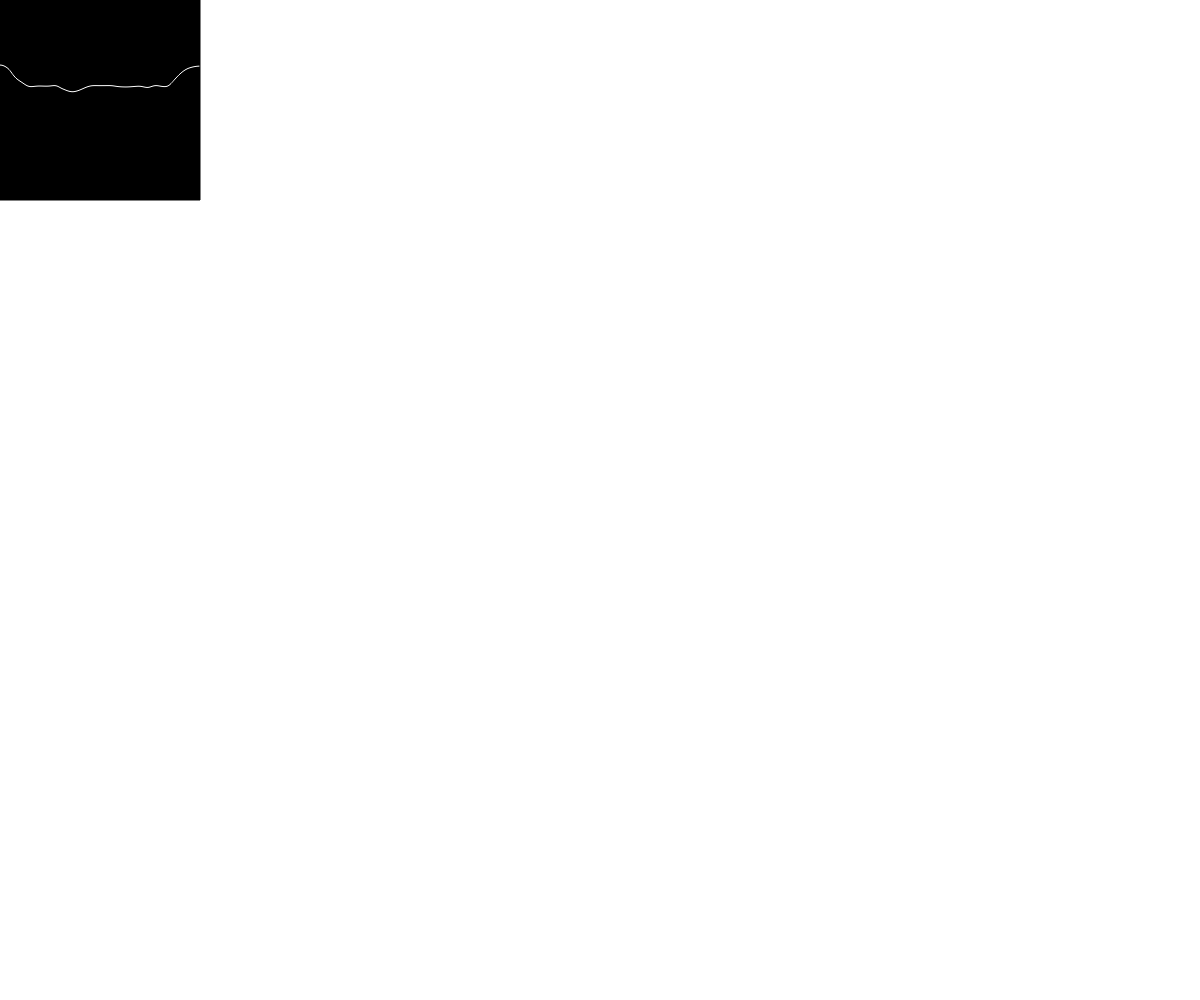
Frame 1 (no input)
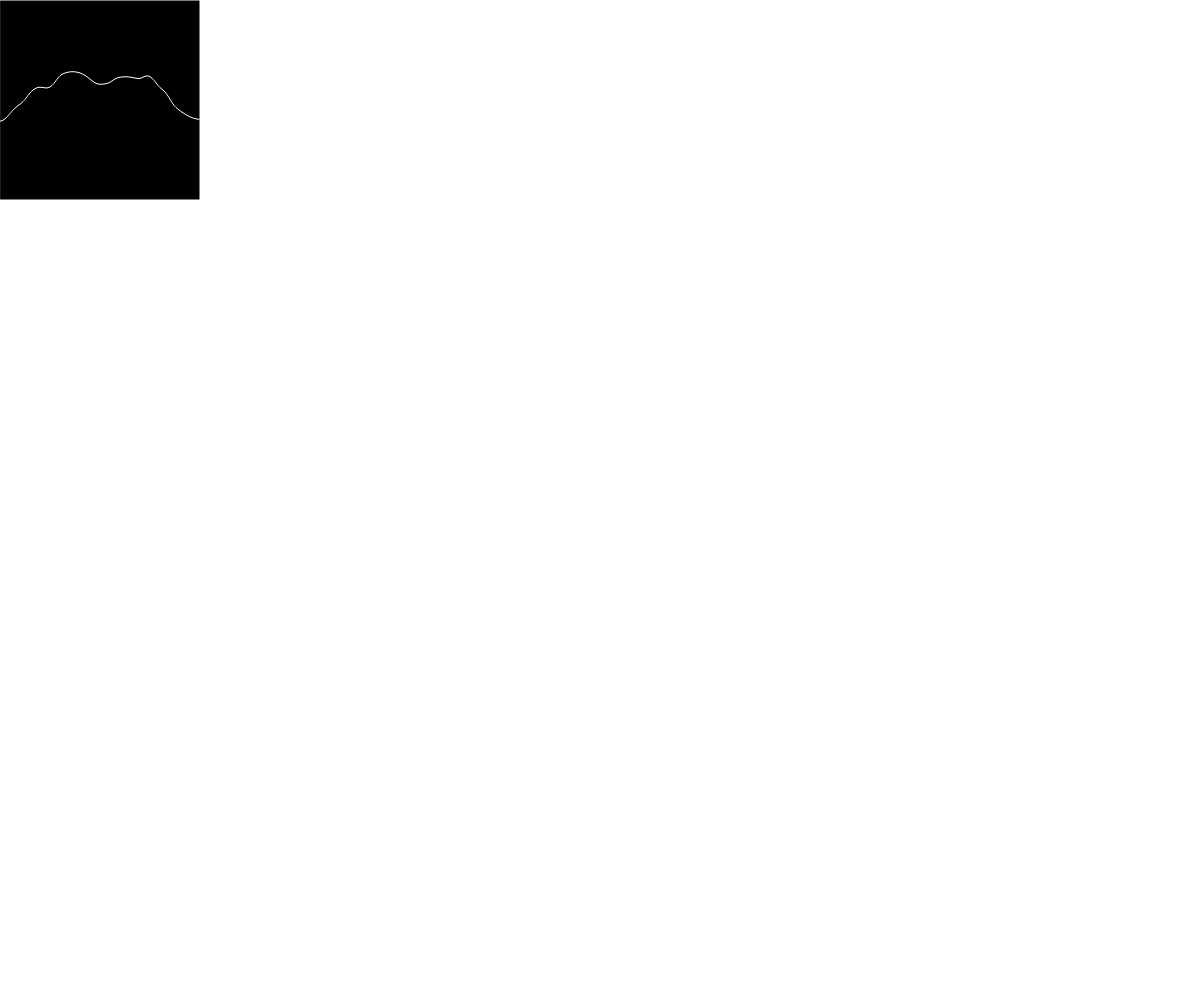
Frame 60 (no input)
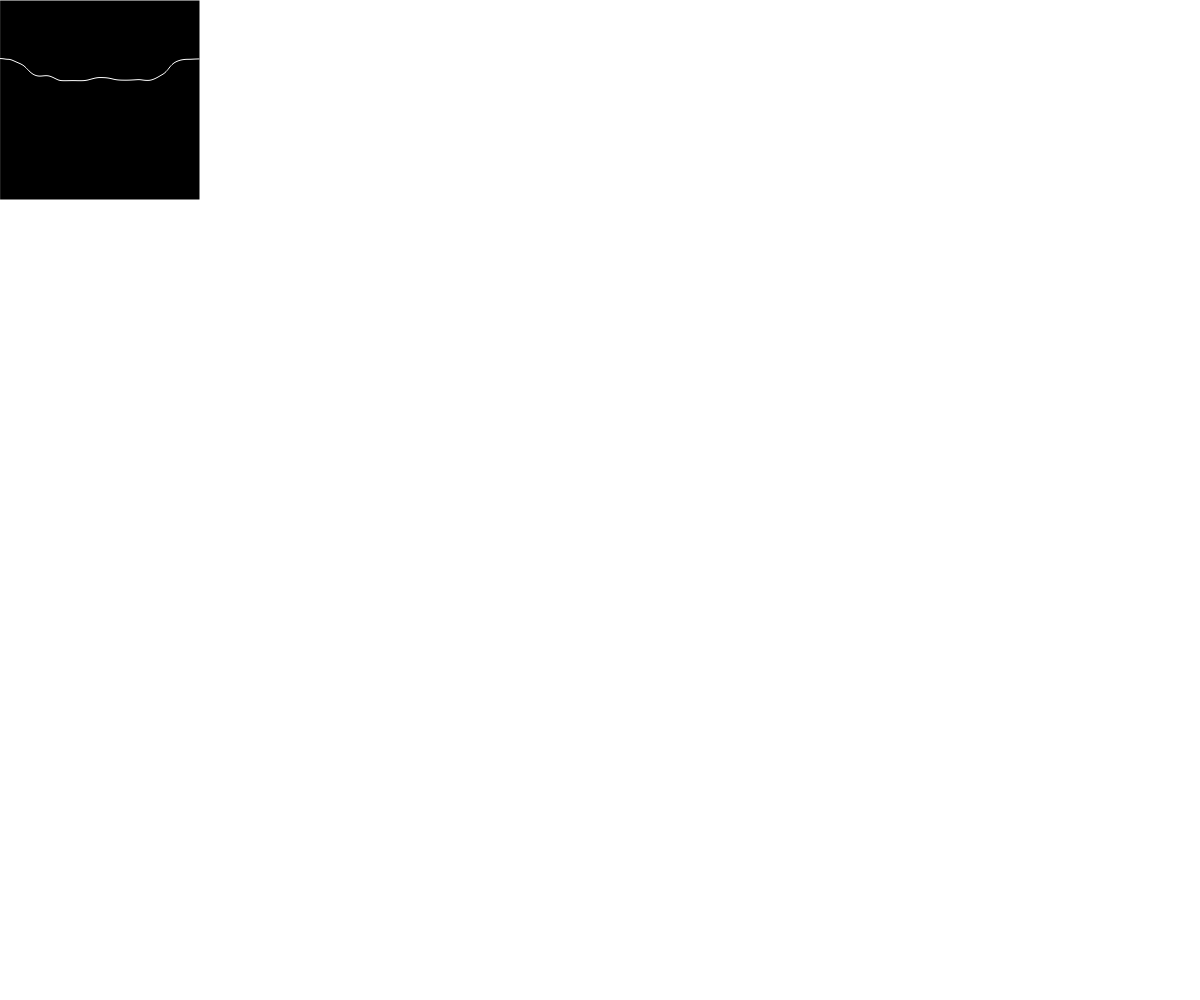
Frame 120 (the mouse pressed at the canvas centre since frame 60)

The p5.js sketch that drew these frames (run headless with seeded random() and noise() and a simulated clock; from frame 60 on, the mouse is pressed at the canvas centre):

// p5.js sketch
// ── sketch.js
///<reference path="../../intellisence/p5.global-mode.d.ts" />

const screenWidth = document.documentElement.clientWidth;
const screenHeight = document.documentElement.clientHeight;

function setup() {
	createCanvas(screenWidth, screenHeight);
	// graphWidth = 200;
	// graphHeight = 200;
	// fill(0);
	// rect(0, 0, graphWidth, graphHeight);
	// rect(0, graphHeight, graphWidth, graphHeight);
	// stroke(255);
	// for (let i = 0; i < graphWidth; i++) {
	// 	point(i, graphHeight - noise(i / graphWidth * 10) * graphHeight);
	// 	point(i, graphHeight * 2 - random() * graphHeight);
	// }
	console.log(pixelDensity());
}

let xinc = 0.02;
let yinc = 0.01;
let start = 0.0;
let xoff = start;

function draw() {
	fill(0);
	rect(0, 0, 200, 200);
	stroke(255);
	noFill();
	beginShape();
	let yoff = 0;
	for (let i = 0; i < 200; i++) {
		var y = noise(xoff + noise(yoff)) * 200;
		vertex(i, y);
		yoff += yinc;
	}
	endShape();
	xoff += xinc;
}
